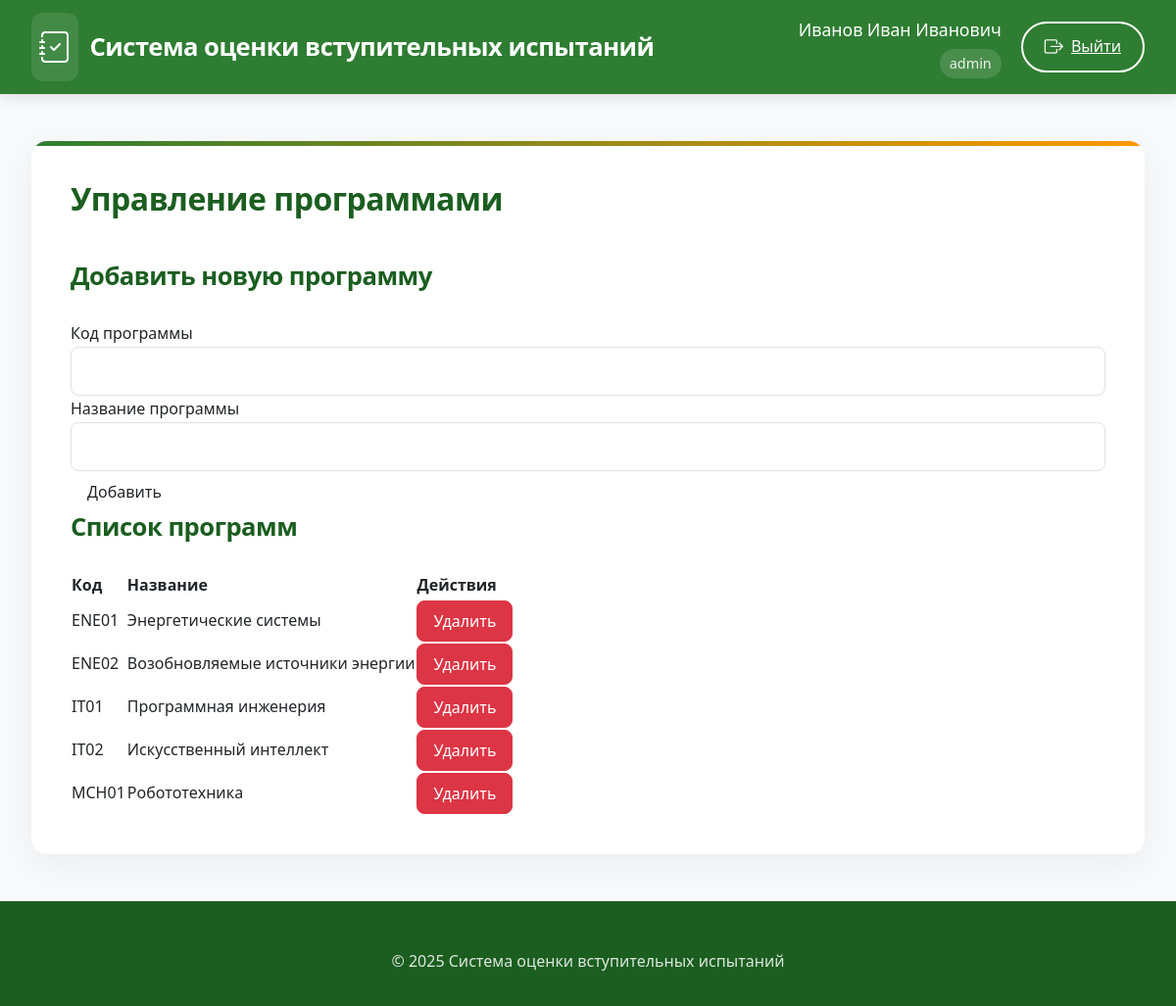
Page /programs (signed in) on the committed database.
### app/models.py (models this page shows)
class User(UserMixin, db.Model):
    id = db.Column(db.Integer, primary_key=True)
    username = db.Column(db.String(80), unique=True, nullable=False)
    password = db.Column(db.String(120), nullable=False)
    full_name = db.Column(db.String(100), nullable=False)
    position = db.Column(db.String(100), nullable=False)
    role = db.Column(db.String(20), nullable=False)  # 'admin', 'secretary', 'commission'
    school_id = db.Column(db.Integer, db.ForeignKey('engineering_school.id'))
    commission_members = db.relationship('CommissionMember', back_populates='user', cascade='all, delete-orphan')
    standard_commissions = db.relationship('StandardCommission', back_populates='user', cascade='all, delete-orphan')

class Program(db.Model):
    id = db.Column(db.Integer, primary_key=True)
    code = db.Column(db.String(50), nullable=False, unique=True)
    name = db.Column(db.String(200), nullable=False)
    school_id = db.Column(db.Integer, db.ForeignKey('engineering_school.id'))
    questions = db.relationship('Question', backref='program', lazy=True, cascade='all, delete-orphan')
    standard_commission = db.relationship('StandardCommission', backref='program', lazy=True, cascade='all, delete-orphan')
    applicants = db.relationship('Applicant', backref='program', lazy=True)
    exam_dates = db.relationship('ExamDate', backref='program', lazy=True)

### app/routes.py (the view, shortened to what this page needs)
@routes.route('/programs', methods=['GET', 'POST'])
@login_required
def programs():
    if current_user.role not in ['admin', 'secretary']:
        abort(403)
    form = ProgramForm()
    if current_user.role == 'secretary':
        form.school_id.data = current_user.school_id
    if current_user.role == 'secretary':
        programs = Program.query.filter_by(school_id=current_user.school_id).all()
    else:  # admin
        programs = Program.query.all()
    return render_template('programs.html', form=form, programs=programs)

### app/forms.py
class ProgramForm(FlaskForm):
    code = StringField('Код программы', validators=[DataRequired(), Length(min=2, max=50)])
    name = StringField('Название программы', validators=[DataRequired(), Length(min=5, max=200)])
    school_id = SelectField('Инженерная школа', coerce=int, validators=[DataRequired()])
    submit = SubmitField('Добавить')
    def __init__(self, *args, **kwargs):
        super(ProgramForm, self).__init__(*args, **kwargs)
        self.school_id.choices = [(s.id, s.name) for s in EngineeringSchool.query.all()]

### app/templates/programs.html (shortened to what this page needs)
{% extends "base.html" %}
{% block content %}
<div class="admin-container">
    <h2>Управление программами</h2>
    <h3>Добавить новую программу</h3>
    <form method="POST">
        <div class="form-group">
            {{ form.code.label }}
            {{ form.code(class="form-control") }}
        </div>
        <div class="form-group">
            {{ form.name.label }}
            {{ form.name(class="form-control") }}
        </div>
        <div class="form-group">
            {{ form.submit(class="btn") }}
        </div>
    </form>
    <h3>Список программ</h3>
    <table>
        <thead>
            <tr>
                <th>Код</th>
                <th>Название</th>
                <th>Действия</th>
            </tr>
        </thead>
        <tbody>
            {% for program in programs %}
            <tr>
                <td>{{ program.code }}</td>
                <td>{{ program.name }}</td>
                <td>
                    <form action="{{ url_for('routes.delete_program', program_id=program.id) }}" method="POST">
                        <input type="submit" value="Удалить" class="btn btn-danger" onclick="return confirm('Вы уверены?')">
                    </form>
                </td>
            </tr>
            {% else %}
            <tr>
                <td colspan="3">Нет программ</td>
            </tr>
            {% endfor %}
        </tbody>
    </table>
</div>
{% endblock %}

### app/templates/base.html (shortened to what this page needs)
<!DOCTYPE html>
<html lang="ru">
<head>
    <link href="https://cdn.jsdelivr.net/npm/bootstrap@5.3.0/dist/css/bootstrap.min.css" rel="stylesheet">
    <link rel="stylesheet" href="https://cdn.jsdelivr.net/npm/bootstrap-icons@1.10.0/font/bootstrap-icons.css">
    <link rel="stylesheet" href="{{ url_for('static', filename='style.css') }}">
</head>
<body>
    <header class="main-header">
        <div class="header-container">
            <a href="{{ url_for('routes.home') }}" class="logo">
                <i class="bi bi-journal-check"></i>
                <span>Система оценки вступительных испытаний</span>
            </a>
            <nav class="user-nav">
                {% if current_user.is_authenticated %}
                <div class="user-info">
                    <div class="user-name">{{ current_user.full_name }}</div>
                    <div class="user-role">{{ current_user.role }}</div>
                </div>
                <a href="{{ url_for('routes.logout') }}" class="outline-btn">
                    <i class="bi bi-box-arrow-right"></i>
                    <span>Выйти</span>
                </a>
                {% else %}
                <a href="{{ url_for('routes.login') }}" class="outline-btn">
                    <i class="bi bi-box-arrow-in-right"></i>
                    <span>Войти</span>
                </a>
                {% endif %}
            </nav>
        </div>
    </header>
    <main class="main-content">
        <div class="content-card">
            {% block content %}{% endblock %}
        </div>
    </main>
    <footer class="main-footer">
        <div class="footer-content">
            &copy; 2025 Система оценки вступительных испытаний
        </div>
    </footer>
</body>
</html>

### static/style.css (style rules this page uses)
:root { --primary: #0d6efd; --secondary: #6c757d; --success: #198754; --info: #0dcaf0; --warning: #ffc107; --danger: #dc3545; --light: #f8f9fa; --dark: #212529; }
body { font-family: 'Segoe UI', Tahoma, Geneva, Verdana, sans-serif; background-color: #f8fafc; color: #333; }
header { box-shadow: 0 2px 10px rgba(0, 0, 0, 0.1); z-index: 1030; }
.btn { border-radius: 0.5rem; font-weight: 500; padding: 0.5rem 1rem; transition: all 0.2s; display: inline-flex; align-items: center; gap: 0.5rem; }
.form-control, .form-select { border-radius: 0.5rem; padding: 0.75rem; border: 1px solid #dee2e6; }

### app/templates/base.html (style rules this page uses)
:root { --primary: #2e7d32; --primary-dark: #1b5e20; --primary-light: #4caf50; --accent: #ff9800; --light-bg: #f8f9fa; --card-bg: #ffffff; --dark-text: #212529; --light-text: #f8f9fa; --border: #e0e0e0; --success: #4caf50; --info: #2196f3; --warning: #ff9800; --danger: #f44336; }
body { font-family: 'Segoe UI', 'Roboto', sans-serif; background-color: var(--light-bg); color: var(--dark-text); line-height: 1.7; padding-top: 0; }
.main-header { background-color: var(--primary); color: white; padding: 0.8rem 0; box-shadow: 0 4px 12px rgba(0,0,0,0.1); position: sticky; top: 0; z-index: 1000; }
.header-container { display: flex; justify-content: space-between; align-items: center; max-width: 1400px; margin: 0 auto; padding: 0 2rem; }
.logo { display: flex; align-items: center; font-size: 1.6rem; font-weight: 600; color: white; text-decoration: none; letter-spacing: -0.5px; }
.logo i { margin-right: 12px; font-size: 2rem; background: rgba(255, 255, 255, 0.1); padding: 8px; border-radius: 12px; }
.user-nav { display: flex; align-items: center; gap: 20px; }
.user-info { text-align: right; }
.user-name { font-weight: 500; font-size: 1.1rem; }
.user-role { font-size: 0.9rem; opacity: 0.9; background: rgba(255, 255, 255, 0.15); padding: 3px 10px; border-radius: 20px; display: inline-block; margin-top: 4px; }
.outline-btn { background: transparent; border: 2px solid white; color: white; padding: 8px 22px; border-radius: 30px; font-weight: 500; transition: all 0.3s ease; display: inline-flex; align-items: center; gap: 8px; }
.outline-btn i { font-size: 1.2rem; }
.main-content { max-width: 1400px; margin: 3rem auto; padding: 0 2rem; }
.content-card { background: var(--card-bg); border-radius: 16px; box-shadow: 0 10px 30px rgba(0,0,0,0.05); padding: 2.5rem; margin-bottom: 3rem; border: none; overflow: hidden; position: relative; }
.content-card::before { content: ''; position: absolute; top: 0; left: 0; width: 100%; height: 5px; background: linear-gradient(90deg, var(--primary), var(--accent)); }
.main-footer { background-color: var(--primary-dark); color: rgba(255, 255, 255, 0.85); padding: 3rem 0 2rem; text-align: center; }
.footer-content { max-width: 1400px; margin: 0 auto; padding: 0 2rem; }
h1, h2, h3, h4, h5 { color: var(--primary-dark); font-weight: 700; margin-bottom: 1.8rem; letter-spacing: -0.5px; }
h2 { font-size: 2rem; padding-bottom: 1rem; }
h3 { font-size: 1.6rem; }

### rows in the picture
User: full_name "Иванов Иван Иванович", role "admin"
Program: code "ENE01", name "Энергетические системы"
Program: code "ENE02", name "Возобновляемые источники энергии"
Program: code "IT01", name "Программная инженерия"
Program: code "IT02", name "Искусственный интеллект"
Program: code "MCH01", name "Робототехника"
